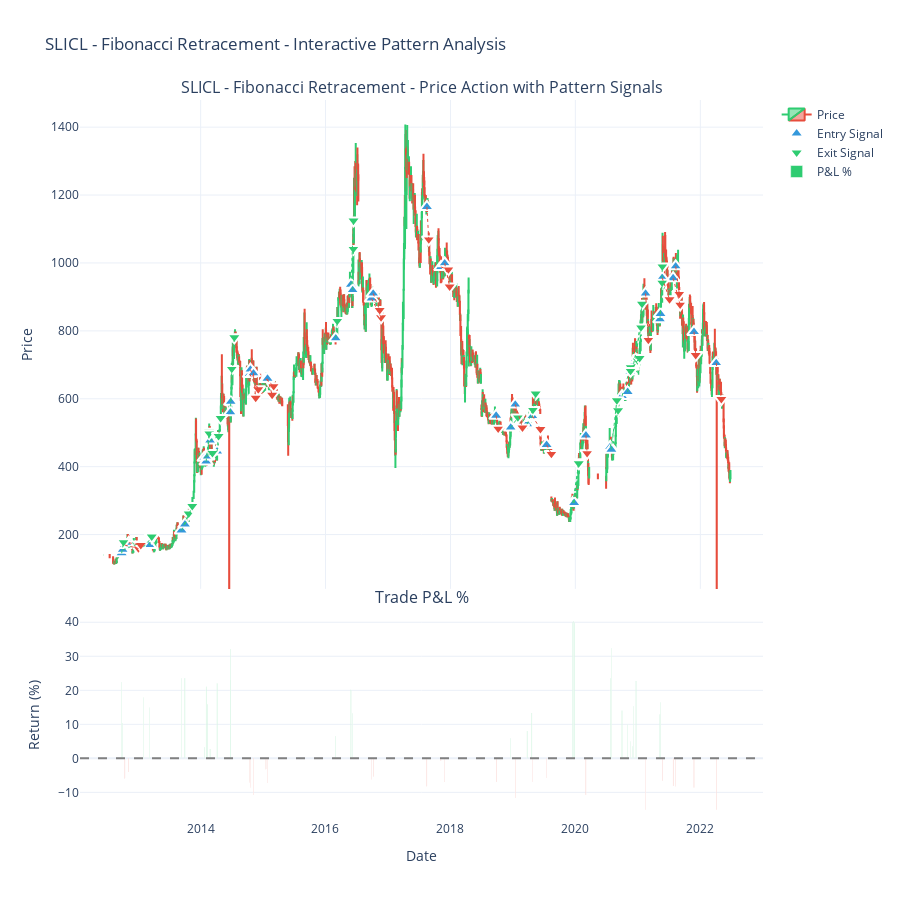

The notebook cell this image was saved under:
### Markdown cell above
## Pattern Visualization Features

The `visualize_backtest_results` function now includes:

1. **Statistical Summary Charts** - Win/loss distribution, P&L histograms, cumulative returns
2. **Interactive Price Chart** (NEW!) - Plotly candlestick chart with:
   - Entry signals marked with blue triangles
   - Exit signals marked with green (profit) or red (loss) triangles
   - Dotted lines connecting entry/exit points
   - P&L bar chart below the price action
   - Interactive zoom, pan, and hover features

This makes it easy to visually verify if the pattern detection is working correctly by seeing exactly where signals are generated on the actual price chart.

### Code cell
def detect_fibonacci_retracement_pattern(daily_df: pd.DataFrame, idx: int) -> Dict:
    """
    Detect Fibonacci retracement pattern:
    1. Identify a significant swing (uptrend or downtrend)
    2. Calculate Fibonacci retracement levels (23.6%, 38.2%, 50%, 61.8%, 78.6%)
    3. Detect price retracement to key Fibonacci level
    4. Look for bullish reversal signal at Fibonacci support
    
    Args:
        daily_df: Daily timeframe data
        idx: Current index in daily_df
        
    Returns:
        Dict with 'signal': bool, 'entry_price': float, 'stop_loss': float, 
        'take_profit': float, 'details': dict
    """
    
    # Need at least 30 candles to identify proper swing
    if idx < 30:
        return {'signal': False}
    
    # Look back to find significant swing
    lookback = 20
    swing_data = daily_df.iloc[max(0, idx - lookback):idx]
    
    # Find swing high and swing low in the lookback period
    swing_high_idx = swing_data['high'].idxmax()
    swing_low_idx = swing_data['low'].idxmin()
    
    swing_high = swing_data.loc[swing_high_idx, 'high']
    swing_low = swing_data.loc[swing_low_idx, 'low']
    
    # Calculate swing magnitude
    swing_magnitude = swing_high - swing_low
    
    # Require minimum 5% swing to be significant
    if swing_magnitude / swing_low < 0.05:
        return {'signal': False}
    
    # Determine if we had an uptrend (low before high) or downtrend
    # For bullish signal, we want uptrend followed by retracement
    if swing_low_idx > swing_high_idx:
        # Downtrend - not suitable for bullish entry
        return {'signal': False}
    
    # Calculate Fibonacci retracement levels
    fib_levels = {
        '0.0': swing_high,
        '0.236': swing_high - (swing_magnitude * 0.236),
        '0.382': swing_high - (swing_magnitude * 0.382),
        '0.500': swing_high - (swing_magnitude * 0.500),
        '0.618': swing_high - (swing_magnitude * 0.618),
        '0.786': swing_high - (swing_magnitude * 0.786),
        '1.0': swing_low
    }
    
    # Get current candle
    current_candle = daily_df.iloc[idx]
    current_price = current_candle['close']
    current_low = current_candle['low']
    
    # Check if price has retraced to a key Fibonacci level (38.2%, 50%, or 61.8%)
    key_fib_levels = [0.382, 0.500, 0.618]
    touched_fib_level = None
    fib_level_value = None
    
    # Allow 1% tolerance for hitting Fibonacci level
    tolerance = swing_magnitude * 0.01
    
    for fib in key_fib_levels:
        fib_price = fib_levels[f'{fib:.3f}']
        if abs(current_low - fib_price) <= tolerance or (current_low <= fib_price <= current_candle['high']):
            touched_fib_level = fib
            fib_level_value = fib_price
            break
    
    if touched_fib_level is None:
        return {'signal': False}
    
    # Look for bullish reversal signal (bullish candle at Fibonacci level)
    is_bullish = current_candle['close'] > current_candle['open']
    
    # Additional confirmation: check if previous candle was bearish (showing selling pressure before reversal)
    if idx > 0:
        prev_candle = daily_df.iloc[idx - 1]
        prev_was_bearish = prev_candle['close'] < prev_candle['open']
        
        # Stronger signal if we have bearish-to-bullish reversal
        if not (is_bullish and prev_was_bearish):
            return {'signal': False}
    else:
        if not is_bullish:
            return {'signal': False}
    
    # Check volume confirmation (if available)
    if 'Traded_Shares' in current_candle.index:
        avg_volume = daily_df.iloc[max(0, idx-10):idx]['Traded_Shares'].mean()
        if current_candle['Traded_Shares'] < avg_volume * 0.8:
            # Low volume - weak signal
            return {'signal': False}
    
    # Define entry, stop loss, and take profit
    entry_price = current_candle['close']
    
    # Stop loss: below the Fibonacci level or swing low
    stop_loss = min(fib_level_value * 0.98, swing_low * 0.99)
    
    # Take profit: target the swing high or next Fibonacci extension
    # Use risk-reward ratio of 1:2
    risk = entry_price - stop_loss
    take_profit = entry_price + (risk * 2)
    
    # Alternative: target swing high if it gives better R:R
    potential_tp_swing_high = swing_high * 0.99  # Slightly below swing high
    if potential_tp_swing_high > take_profit:
        take_profit = potential_tp_swing_high
    
    return {
        'signal': True,
        'entry_price': entry_price,
        'stop_loss': stop_loss,
        'take_profit': take_profit,
        'details': {
            'swing_high': swing_high,
            'swing_low': swing_low,
            'fib_level_touched': touched_fib_level,
            'fib_level_price': fib_level_value,
            'fib_0.236': fib_levels['0.236'],
            'fib_0.382': fib_levels['0.382'],
            'fib_0.500': fib_levels['0.500'],
            'fib_0.618': fib_levels['0.618'],
            'entry_date': current_candle['date']
        }
    }


# Example: Backtest Fibonacci Retracement Pattern

# Load stock data (reuse the data if already loaded)
if 'daily_df' not in locals() or daily_df.empty:
    daily_df = load_stock_data_from_hdfs(
        spark, 
        hdfs_base_path, 
        symbol_fib, 
        start_year=2012, 
        end_year=2022
    )
symbol_fib = stock_symbol
# Run backtest with Fibonacci pattern
print(f"\n{'='*80}")
print(f"BACKTESTING FIBONACCI RETRACEMENT PATTERN FOR {symbol_fib}")
print(f"{'='*80}")

trades_fib = backtest_pattern(
    daily_df, 
    detect_fibonacci_retracement_pattern,  # Use Fibonacci pattern function
    max_hold_days=30
)

# Visualize results
if trades_fib:
    results_fib_df = visualize_backtest_results(trades_fib, f"{symbol_fib} - Fibonacci Retracement", daily_df)
    
    # Display detailed results
    print("\n" + "="*100)
    print("FIRST 10 FIBONACCI PATTERN TRADES")
    print("="*100)
    display(results_fib_df[['entry_date', 'exit_date', 'entry_price', 'exit_price', 
                            'pnl_pct', 'exit_reason']].head(10))
    
    # Show pattern-specific details
    print("\n" + "="*100)
    print("FIBONACCI LEVEL DETAILS FOR FIRST 5 TRADES")
    print("="*100)
    for i, trade in enumerate(trades_fib[:5]):
        details = trade['details']
        print(f"\nTrade {i+1}:")
        print(f"  Entry Date: {trade['entry_date']}")
        print(f"  Swing High: {details.get('swing_high', 'N/A'):.2f}")
        print(f"  Swing Low: {details.get('swing_low', 'N/A'):.2f}")
        print(f"  Fib Level Touched: {details.get('fib_level_touched', 'N/A'):.1%}")
        print(f"  Fib Price: {details.get('fib_level_price', 'N/A'):.2f}")
        print(f"  Entry Price: {trade['entry_price']:.2f}")
        print(f"  P&L: {trade['pnl_pct']:.2f}%")
    
    # Export to CSV if needed
    # results_fib_df.to_csv(f'{symbol_fib}_fibonacci_backtest_results.csv', index=False)
else:
    print("No trades found matching the Fibonacci retracement pattern criteria.")

### Figure 1 — Plotly figure (JSON) as saved in the notebook; plotly's stock layout.template omitted (floating-point values rounded to 4 significant figures; data arrays with more than 128 entries replaced by an {"elided": "..."} marker saying what was removed)
{"data": [{"close": {"elided": "2204 float values"}, "decreasing": {"line": {"color": "#e74c3c"}}, "high": {"elided": "2204 float values"}, "increasing": {"line": {"color": "#2ecc71"}}, "low": {"elided": "2204 float values"}, "name": "Price", "open": {"elided": "2204 float values"}, "type": "candlestick", "x": {"elided": "2204 str values"}, "xaxis": "x", "yaxis": "y"}, {"hovertemplate": "<b>Entry Signal</b><br>Date: %{x}<br>Price: %{y:.2f}<extra></extra>", "marker": {"color": "#3498db", "line": {"color": "white", "width": 2}, "size": 12, "symbol": "triangle-up"}, "mode": "markers", "name": "Entry Signal", "text": ["Entry: 145.00", "Entry: 155.00", "Entry: 169.00", "Entry: 176.00", "Entry: 163.00", "Entry: 169.00", "Entry: 212.00", "Entry: 230.00", "Entry: 426.00", "Entry: 415.00", "Entry: 430.00", "Entry: 477.00", "Entry: 445.00", "Entry: 560.00", "Entry: 591.00", "Entry: 673.00", "Entry: 686.00", "Entry: 675.00", "Entry: 658.00", "Entry: 659.00", "Entry: 778.00", "Entry: 936.00", "Entry: 920.00", "Entry: 895.00", "Entry: 910.00", "Entry: 1165.00", "Entry: 988.00", "Entry: 999.00", "Entry: 550.00", "Entry: 515.00", "Entry: 583.00", "Entry: 525.00", "Entry: 543.00", "Entry: 549.00", "Entry: 464.00", "Entry: 293.00", "Entry: 294.00", "Entry: 293.00", "Entry: 492.00", "Entry: 458.00", "Entry: 450.00", "Entry: 608.00", "Entry: 620.00", "Entry: 680.00", "Entry: 695.00", "Entry: 703.00", "Entry: 717.00", "Entry: 910.00", "Entry: 834.00", "Entry: 850.00", "Entry: 956.00", "Entry: 955.00", "Entry: 990.00", "Entry: 797.00", "Entry: 705.00"], "type": "scatter", "x": ["2012-09-26T00:00:00.000000000", "2012-10-02T00:00:00.000000000", "2012-10-15T00:00:00.000000000", "2012-11-07T00:00:00.000000000", "2013-01-31T00:00:00.000000000", "2013-03-07T00:00:00.000000000", "2013-09-11T00:00:00.000000000", "2013-10-01T00:00:00.000000000", "2014-01-22T00:00:00.000000000", "2014-02-02T00:00:00.000000000", "2014-02-12T00:00:00.000000000", "2014-02-25T00:00:00.000000000", "2014-04-07T00:00:00.000000000", "2014-06-24T00:00:00.000000000", "2014-06-26T00:00:00.000000000", "2014-10-15T00:00:00.000000000", "2014-10-19T00:00:00.000000000", "2014-11-06T00:00:00.000000000", "2015-01-18T00:00:00.000000000", "2015-01-27T00:00:00.000000000", "2016-03-01T00:00:00.000000000", "2016-05-29T00:00:00.000000000", "2016-06-08T00:00:00.000000000", "2016-09-26T00:00:00.000000000", "2016-10-06T00:00:00.000000000", "2017-08-16T00:00:00.000000000", "2017-11-06T00:00:00.000000000", "2017-11-28T00:00:00.000000000", "2018-09-25T00:00:00.000000000", "2018-12-19T00:00:00.000000000", "2019-01-15T00:00:00.000000000", "2019-03-25T00:00:00.000000000", "2019-04-22T00:00:00.000000000", "2019-04-25T00:00:00.000000000", "2019-07-17T00:00:00.000000000", "2019-12-17T00:00:00.000000000", "2019-12-23T00:00:00.000000000", "2019-12-25T00:00:00.000000000", "2020-03-03T00:00:00.000000000", "2020-07-23T00:00:00.000000000", "2020-07-30T00:00:00.000000000", "2020-09-30T00:00:00.000000000", "2020-11-02T00:00:00.000000000", "2020-11-18T00:00:00.000000000", "2020-11-30T00:00:00.000000000", "2020-12-07T00:00:00.000000000", "2020-12-21T00:00:00.000000000", "2021-02-15T00:00:00.000000000", "2021-05-10T00:00:00.000000000", "2021-05-13T00:00:00.000000000", "2021-05-23T00:00:00.000000000", "2021-07-26T00:00:00.000000000", "2021-08-10T00:00:00.000000000", "2021-11-25T00:00:00.000000000", "2022-04-04T00:00:00.000000000"], "xaxis": "x", "y": [145.0, 155.0, 169.0, 176.0, 163.0, 169.0, 212.0, 230.0, 426.0, 415.0, 430.0, 477.0, 445.0, 560.0, 591.0, 673.0, 686.0, 675.0, 658.0, 659.0, 778.0, 936.0, 920.0, 895.0, 910.0, 1165.0, 988.0, 999.0, 550.0, 515.0, 583.0, 525.0, 543.0, 549.0, 464.0, 293.0, 294.0, 293.0, 492.0, 458.0, 450.0, 608.0, 620.0, 680.0, 695.0, 703.0, 717.0, 910.0, 834.0, 850.0, 956.0, 955.0, 990.0, 797.0, 705.0], "yaxis": "y"}, {"hovertemplate": "<b>Exit Signal</b><br>Date: %{x}<br>Price: %{y:.2f}<br>%{text}<extra></extra>", "marker": {"color": ["#2ecc71", "#2ecc71", "#e74c3c", "#e74c3c", "#2ecc71", "#2ecc71", "#2ecc71", "#2ecc71", "#2ecc71", "#2ecc71", "#2ecc71", "#2ecc71", "#2ecc71", "#2ecc71", "#2ecc71", "#e74c3c", "#e74c3c", "#e74c3c", "#e74c3c", "#e74c3c", "#2ecc71", "#2ecc71", "#2ecc71", "#e74c3c", "#e74c3c", "#e74c3c", "#e74c3c", "#e74c3c", "#e74c3c", "#2ecc71", "#e74c3c", "#2ecc71", "#2ecc71", "#e74c3c", "#e74c3c", "#2ecc71", "#2ecc71", "#2ecc71", "#e74c3c", "#2ecc71", "#2ecc71", "#2ecc71", "#2ecc71", "#2ecc71", "#2ecc71", "#2ecc71", "#2ecc71", "#e74c3c", "#2ecc71", "#2ecc71", "#e74c3c", "#e74c3c", "#e74c3c", "#e74c3c", "#e74c3c"], "line": {"color": "white", "width": 2}, "size": 12, "symbol": "triangle-down"}, "mode": "markers", "name": "Exit Signal", "text": ["Exit: 177.60<br>P&L: 22.48%", "Exit: 171.00<br>P&L: 10.32%", "Exit: 159.00<br>P&L: -5.92%", "Exit: 169.00<br>P&L: -3.98%", "Exit: 192.00<br>P&L: 17.79%", "Exit: 194.16<br>P&L: 14.89%", "Exit: 261.78<br>P&L: 23.48%", "Exit: 284.10<br>P&L: 23.52%", "Exit: 440.00<br>P&L: 3.29%", "Exit: 502.50<br>P&L: 21.08%", "Exit: 498.00<br>P&L: 15.81%", "Exit: 490.00<br>P&L: 2.73%", "Exit: 543.00<br>P&L: 22.02%", "Exit: 688.02<br>P&L: 22.86%", "Exit: 781.02<br>P&L: 32.15%", "Exit: 626.00<br>P&L: -6.98%", "Exit: 628.00<br>P&L: -8.45%", "Exit: 602.91<br>P&L: -10.68%", "Exit: 637.00<br>P&L: -3.19%", "Exit: 611.82<br>P&L: -7.16%", "Exit: 829.20<br>P&L: 6.58%", "Exit: 1125.00<br>P&L: 20.19%", "Exit: 1041.36<br>P&L: 13.19%", "Exit: 840.00<br>P&L: -6.15%", "Exit: 861.30<br>P&L: -5.35%", "Exit: 1069.20<br>P&L: -8.22%", "Exit: 981.00<br>P&L: -0.71%", "Exit: 930.60<br>P&L: -6.85%", "Exit: 511.83<br>P&L: -6.94%", "Exit: 545.00<br>P&L: 5.83%", "Exit: 515.00<br>P&L: -11.66%", "Exit: 567.18<br>P&L: 8.03%", "Exit: 615.24<br>P&L: 13.30%", "Exit: 510.84<br>P&L: -6.95%", "Exit: 437.58<br>P&L: -5.69%", "Exit: 409.74<br>P&L: 39.84%", "Exit: 412.74<br>P&L: 40.39%", "Exit: 409.74<br>P&L: 39.84%", "Exit: 439.56<br>P&L: -10.66%", "Exit: 566.00<br>P&L: 23.58%", "Exit: 595.62<br>P&L: 32.36%", "Exit: 693.00<br>P&L: 13.98%", "Exit: 681.90<br>P&L: 9.98%", "Exit: 713.00<br>P&L: 4.85%", "Exit: 720.00<br>P&L: 3.60%", "Exit: 810.00<br>P&L: 15.22%", "Exit: 879.84<br>P&L: 22.71%", "Exit: 773.19<br>P&L: -15.03%", "Exit: 941.76<br>P&L: 12.92%", "Exit: 989.76<br>P&L: 16.44%", "Exit: 893.00<br>P&L: -6.59%", "Exit: 877.14<br>P&L: -8.15%", "Exit: 908.82<br>P&L: -8.20%", "Exit: 728.64<br>P&L: -8.58%", "Exit: 599.15<br>P&L: -15.01%"], "type": "scatter", "x": ["2012-10-07T00:00:00.000000000", "2012-12-23T00:00:00.000000000", "2013-01-02T00:00:00.000000000", "2013-01-16T00:00:00.000000000", "2013-03-21T00:00:00.000000000", "2013-03-21T00:00:00.000000000", "2013-10-23T00:00:00.000000000", "2013-11-13T00:00:00.000000000", "2014-03-11T00:00:00.000000000", "2014-02-20T00:00:00.000000000", "2014-02-20T00:00:00.000000000", "2014-04-16T00:00:00.000000000", "2014-04-28T00:00:00.000000000", "2014-07-02T00:00:00.000000000", "2014-07-17T00:00:00.000000000", "2014-12-02T00:00:00.000000000", "2014-12-04T00:00:00.000000000", "2014-11-19T00:00:00.000000000", "2015-03-04T00:00:00.000000000", "2015-02-23T00:00:00.000000000", "2016-03-10T00:00:00.000000000", "2016-06-13T00:00:00.000000000", "2016-06-12T00:00:00.000000000", "2016-11-21T00:00:00.000000000", "2016-11-13T00:00:00.000000000", "2017-08-27T00:00:00.000000000", "2017-12-20T00:00:00.000000000", "2017-12-27T00:00:00.000000000", "2018-10-07T00:00:00.000000000", "2019-01-30T00:00:00.000000000", "2019-02-26T00:00:00.000000000", "2019-04-28T00:00:00.000000000", "2019-05-14T00:00:00.000000000", "2019-06-11T00:00:00.000000000", "2019-08-14T00:00:00.000000000", "2020-01-21T00:00:00.000000000", "2020-01-21T00:00:00.000000000", "2020-01-21T00:00:00.000000000", "2020-03-10T00:00:00.000000000", "2020-09-07T00:00:00.000000000", "2020-08-31T00:00:00.000000000", "2020-11-19T00:00:00.000000000", "2020-11-19T00:00:00.000000000", "2020-12-30T00:00:00.000000000", "2021-01-11T00:00:00.000000000", "2021-01-19T00:00:00.000000000", "2021-01-25T00:00:00.000000000", "2021-03-03T00:00:00.000000000", "2021-05-23T00:00:00.000000000", "2021-05-24T00:00:00.000000000", "2021-07-05T00:00:00.000000000", "2021-09-05T00:00:00.000000000", "2021-08-31T00:00:00.000000000", "2021-12-05T00:00:00.000000000", "2022-05-04T00:00:00.000000000"], "xaxis": "x", "y": [177.6, 171.0, 159.0, 169.0, 192.0, 194.2, 261.8, 284.1, 440.0, 502.5, 498.0, 490.0, 543.0, 688.0, 781.0, 626.0, 628.0, 602.9, 637.0, 611.8, 829.2, 1125.0, 1041.0, 840.0, 861.3, 1069.0, 981.0, 930.6, 511.8, 545.0, 515.0, 567.2, 615.2, 510.8, 437.6, 409.7, 412.7, 409.7, 439.6, 566.0, 595.6, 693.0, 681.9, 713.0, 720.0, 810.0, 879.8, 773.2, 941.8, 989.8, 893.0, 877.1, 908.8, 728.6, 599.1], "yaxis": "y"}, {"hoverinfo": "skip", "line": {"color": "#2ecc71", "dash": "dot", "width": 1}, "mode": "lines", "showlegend": false, "type": "scatter", "x": ["2012-09-26T00:00:00", "2012-10-07T00:00:00"], "xaxis": "x", "y": [145, 177.6], "yaxis": "y"}, {"hoverinfo": "skip", "line": {"color": "#2ecc71", "dash": "dot", "width": 1}, "mode": "lines", "showlegend": false, "type": "scatter", "x": ["2012-10-02T00:00:00", "2012-12-23T00:00:00"], "xaxis": "x", "y": [155, 171], "yaxis": "y"}, {"hoverinfo": "skip", "line": {"color": "#e74c3c", "dash": "dot", "width": 1}, "mode": "lines", "showlegend": false, "type": "scatter", "x": ["2012-10-15T00:00:00", "2013-01-02T00:00:00"], "xaxis": "x", "y": [169, 159], "yaxis": "y"}, {"hoverinfo": "skip", "line": {"color": "#e74c3c", "dash": "dot", "width": 1}, "mode": "lines", "showlegend": false, "type": "scatter", "x": ["2012-11-07T00:00:00", "2013-01-16T00:00:00"], "xaxis": "x", "y": [176, 169], "yaxis": "y"}, {"hoverinfo": "skip", "line": {"color": "#2ecc71", "dash": "dot", "width": 1}, "mode": "lines", "showlegend": false, "type": "scatter", "x": ["2013-01-31T00:00:00", "2013-03-21T00:00:00"], "xaxis": "x", "y": [163, 192], "yaxis": "y"}, {"hoverinfo": "skip", "line": {"color": "#2ecc71", "dash": "dot", "width": 1}, "mode": "lines", "showlegend": false, "type": "scatter", "x": ["2013-03-07T00:00:00", "2013-03-21T00:00:00"], "xaxis": "x", "y": [169, 194.2], "yaxis": "y"}, {"hoverinfo": "skip", "line": {"color": "#2ecc71", "dash": "dot", "width": 1}, "mode": "lines", "showlegend": false, "type": "scatter", "x": ["2013-09-11T00:00:00", "2013-10-23T00:00:00"], "xaxis": "x", "y": [212, 261.8], "yaxis": "y"}, {"hoverinfo": "skip", "line": {"color": "#2ecc71", "dash": "dot", "width": 1}, "mode": "lines", "showlegend": false, "type": "scatter", "x": ["2013-10-01T00:00:00", "2013-11-13T00:00:00"], "xaxis": "x", "y": [230, 284.1], "yaxis": "y"}, {"hoverinfo": "skip", "line": {"color": "#2ecc71", "dash": "dot", "width": 1}, "mode": "lines", "showlegend": false, "type": "scatter", "x": ["2014-01-22T00:00:00", "2014-03-11T00:00:00"], "xaxis": "x", "y": [426, 440], "yaxis": "y"}, {"hoverinfo": "skip", "line": {"color": "#2ecc71", "dash": "dot", "width": 1}, "mode": "lines", "showlegend": false, "type": "scatter", "x": ["2014-02-02T00:00:00", "2014-02-20T00:00:00"], "xaxis": "x", "y": [415, 502.5], "yaxis": "y"}, {"hoverinfo": "skip", "line": {"color": "#2ecc71", "dash": "dot", "width": 1}, "mode": "lines", "showlegend": false, "type": "scatter", "x": ["2014-02-12T00:00:00", "2014-02-20T00:00:00"], "xaxis": "x", "y": [430, 498], "yaxis": "y"}, {"hoverinfo": "skip", "line": {"color": "#2ecc71", "dash": "dot", "width": 1}, "mode": "lines", "showlegend": false, "type": "scatter", "x": ["2014-02-25T00:00:00", "2014-04-16T00:00:00"], "xaxis": "x", "y": [477, 490], "yaxis": "y"}, {"hoverinfo": "skip", "line": {"color": "#2ecc71", "dash": "dot", "width": 1}, "mode": "lines", "showlegend": false, "type": "scatter", "x": ["2014-04-07T00:00:00", "2014-04-28T00:00:00"], "xaxis": "x", "y": [445, 543], "yaxis": "y"}, {"hoverinfo": "skip", "line": {"color": "#2ecc71", "dash": "dot", "width": 1}, "mode": "lines", "showlegend": false, "type": "scatter", "x": ["2014-06-24T00:00:00", "2014-07-02T00:00:00"], "xaxis": "x", "y": [560, 688.0], "yaxis": "y"}, {"hoverinfo": "skip", "line": {"color": "#2ecc71", "dash": "dot", "width": 1}, "mode": "lines", "showlegend": false, "type": "scatter", "x": ["2014-06-26T00:00:00", "2014-07-17T00:00:00"], "xaxis": "x", "y": [591, 781.0], "yaxis": "y"}, {"hoverinfo": "skip", "line": {"color": "#e74c3c", "dash": "dot", "width": 1}, "mode": "lines", "showlegend": false, "type": "scatter", "x": ["2014-10-15T00:00:00", "2014-12-02T00:00:00"], "xaxis": "x", "y": [673, 626], "yaxis": "y"}, {"hoverinfo": "skip", "line": {"color": "#e74c3c", "dash": "dot", "width": 1}, "mode": "lines", "showlegend": false, "type": "scatter", "x": ["2014-10-19T00:00:00", "2014-12-04T00:00:00"], "xaxis": "x", "y": [686, 628], "yaxis": "y"}, {"hoverinfo": "skip", "line": {"color": "#e74c3c", "dash": "dot", "width": 1}, "mode": "lines", "showlegend": false, "type": "scatter", "x": ["2014-11-06T00:00:00", "2014-11-19T00:00:00"], "xaxis": "x", "y": [675, 602.9], "yaxis": "y"}, {"hoverinfo": "skip", "line": {"color": "#e74c3c", "dash": "dot", "width": 1}, "mode": "lines", "showlegend": false, "type": "scatter", "x": ["2015-01-18T00:00:00", "2015-03-04T00:00:00"], "xaxis": "x", "y": [658, 637], "yaxis": "y"}, {"hoverinfo": "skip", "line": {"color": "#e74c3c", "dash": "dot", "width": 1}, "mode": "lines", "showlegend": false, "type": "scatter", "x": ["2015-01-27T00:00:00", "2015-02-23T00:00:00"], "xaxis": "x", "y": [659, 611.8], "yaxis": "y"}, {"hoverinfo": "skip", "line": {"color": "#2ecc71", "dash": "dot", "width": 1}, "mode": "lines", "showlegend": false, "type": "scatter", "x": ["2016-03-01T00:00:00", "2016-03-10T00:00:00"], "xaxis": "x", "y": [778, 829.2], "yaxis": "y"}, {"hoverinfo": "skip", "line": {"color": "#2ecc71", "dash": "dot", "width": 1}, "mode": "lines", "showlegend": false, "type": "scatter", "x": ["2016-05-29T00:00:00", "2016-06-13T00:00:00"], "xaxis": "x", "y": [936, 1125], "yaxis": "y"}, {"hoverinfo": "skip", "line": {"color": "#2ecc71", "dash": "dot", "width": 1}, "mode": "lines", "showlegend": false, "type": "scatter", "x": ["2016-06-08T00:00:00", "2016-06-12T00:00:00"], "xaxis": "x", "y": [920, 1041.0], "yaxis": "y"}, {"hoverinfo": "skip", "line": {"color": "#e74c3c", "dash": "dot", "width": 1}, "mode": "lines", "showlegend": false, "type": "scatter", "x": ["2016-09-26T00:00:00", "2016-11-21T00:00:00"], "xaxis": "x", "y": [895, 840], "yaxis": "y"}, {"hoverinfo": "skip", "line": {"color": "#e74c3c", "dash": "dot", "width": 1}, "mode": "lines", "showlegend": false, "type": "scatter", "x": ["2016-10-06T00:00:00", "2016-11-13T00:00:00"], "xaxis": "x", "y": [910, 861.3], "yaxis": "y"}, {"hoverinfo": "skip", "line": {"color": "#e74c3c", "dash": "dot", "width": 1}, "mode": "lines", "showlegend": false, "type": "scatter", "x": ["2017-08-16T00:00:00", "2017-08-27T00:00:00"], "xaxis": "x", "y": [1165, 1069.0], "yaxis": "y"}, {"hoverinfo": "skip", "line": {"color": "#e74c3c", "dash": "dot", "width": 1}, "mode": "lines", "showlegend": false, "type": "scatter", "x": ["2017-11-06T00:00:00", "2017-12-20T00:00:00"], "xaxis": "x", "y": [988, 981], "yaxis": "y"}, {"hoverinfo": "skip", "line": {"color": "#e74c3c", "dash": "dot", "width": 1}, "mode": "lines", "showlegend": false, "type": "scatter", "x": ["2017-11-28T00:00:00", "2017-12-27T00:00:00"], "xaxis": "x", "y": [999, 930.6], "yaxis": "y"}, {"hoverinfo": "skip", "line": {"color": "#e74c3c", "dash": "dot", "width": 1}, "mode": "lines", "showlegend": false, "type": "scatter", "x": ["2018-09-25T00:00:00", "2018-10-07T00:00:00"], "xaxis": "x", "y": [550, 511.8], "yaxis": "y"}, {"hoverinfo": "skip", "line": {"color": "#2ecc71", "dash": "dot", "width": 1}, "mode": "lines", "showlegend": false, "type": "scatter", "x": ["2018-12-19T00:00:00", "2019-01-30T00:00:00"], "xaxis": "x", "y": [515, 545], "yaxis": "y"}, {"hoverinfo": "skip", "line": {"color": "#e74c3c", "dash": "dot", "width": 1}, "mode": "lines", "showlegend": false, "type": "scatter", "x": ["2019-01-15T00:00:00", "2019-02-26T00:00:00"], "xaxis": "x", "y": [583, 515], "yaxis": "y"}, {"hoverinfo": "skip", "line": {"color": "#2ecc71", "dash": "dot", "width": 1}, "mode": "lines", "showlegend": false, "type": "scatter", "x": ["2019-03-25T00:00:00", "2019-04-28T00:00:00"], "xaxis": "x", "y": [525, 567.2], "yaxis": "y"}, {"hoverinfo": "skip", "line": {"color": "#2ecc71", "dash": "dot", "width": 1}, "mode": "lines", "showlegend": false, "type": "scatter", "x": ["2019-04-22T00:00:00", "2019-05-14T00:00:00"], "xaxis": "x", "y": [543, 615.2], "yaxis": "y"}, {"hoverinfo": "skip", "line": {"color": "#e74c3c", "dash": "dot", "width": 1}, "mode": "lines", "showlegend": false, "type": "scatter", "x": ["2019-04-25T00:00:00", "2019-06-11T00:00:00"], "xaxis": "x", "y": [549, 510.8], "yaxis": "y"}, {"hoverinfo": "skip", "line": {"color": "#e74c3c", "dash": "dot", "width": 1}, "mode": "lines", "showlegend": false, "type": "scatter", "x": ["2019-07-17T00:00:00", "2019-08-14T00:00:00"], "xaxis": "x", "y": [464, 437.6], "yaxis": "y"}, {"hoverinfo": "skip", "line": {"color": "#2ecc71", "dash": "dot", "width": 1}, "mode": "lines", "showlegend": false, "type": "scatter", "x": ["2019-12-17T00:00:00", "2020-01-21T00:00:00"], "xaxis": "x", "y": [293, 409.7], "yaxis": "y"}, {"hoverinfo": "skip", "line": {"color": "#2ecc71", "dash": "dot", "width": 1}, "mode": "lines", "showlegend": false, "type": "scatter", "x": ["2019-12-23T00:00:00", "2020-01-21T00:00:00"], "xaxis": "x", "y": [294, 412.7], "yaxis": "y"}, {"hoverinfo": "skip", "line": {"color": "#2ecc71", "dash": "dot", "width": 1}, "mode": "lines", "showlegend": false, "type": "scatter", "x": ["2019-12-25T00:00:00", "2020-01-21T00:00:00"], "xaxis": "x", "y": [293, 409.7], "yaxis": "y"}, {"hoverinfo": "skip", "line": {"color": "#e74c3c", "dash": "dot", "width": 1}, "mode": "lines", "showlegend": false, "type": "scatter", "x": ["2020-03-03T00:00:00", "2020-03-10T00:00:00"], "xaxis": "x", "y": [492, 439.6], "yaxis": "y"}, {"hoverinfo": "skip", "line": {"color": "#2ecc71", "dash": "dot", "width": 1}, "mode": "lines", "showlegend": false, "type": "scatter", "x": ["2020-07-23T00:00:00", "2020-09-07T00:00:00"], "xaxis": "x", "y": [458, 566], "yaxis": "y"}, {"hoverinfo": "skip", "line": {"color": "#2ecc71", "dash": "dot", "width": 1}, "mode": "lines", "showlegend": false, "type": "scatter", "x": ["2020-07-30T00:00:00", "2020-08-31T00:00:00"], "xaxis": "x", "y": [450, 595.6], "yaxis": "y"}, {"hoverinfo": "skip", "line": {"color": "#2ecc71", "dash": "dot", "width": 1}, "mode": "lines", "showlegend": false, "type": "scatter", "x": ["2020-09-30T00:00:00", "2020-11-19T00:00:00"], "xaxis": "x", "y": [608, 693], "yaxis": "y"}, {"hoverinfo": "skip", "line": {"color": "#2ecc71", "dash": "dot", "width": 1}, "mode": "lines", "showlegend": false, "type": "scatter", "x": ["2020-11-02T00:00:00", "2020-11-19T00:00:00"], "xaxis": "x", "y": [620, 681.9], "yaxis": "y"}, {"hoverinfo": "skip", "line": {"color": "#2ecc71", "dash": "dot", "width": 1}, "mode": "lines", "showlegend": false, "type": "scatter", "x": ["2020-11-18T00:00:00", "2020-12-30T00:00:00"], "xaxis": "x", "y": [680, 713], "yaxis": "y"}, {"hoverinfo": "skip", "line": {"color": "#2ecc71", "dash": "dot", "width": 1}, "mode": "lines", "showlegend": false, "type": "scatter", "x": ["2020-11-30T00:00:00", "2021-01-11T00:00:00"], "xaxis": "x", "y": [695, 720], "yaxis": "y"}, {"hoverinfo": "skip", "line": {"color": "#2ecc71", "dash": "dot", "width": 1}, "mode": "lines", "showlegend": false, "type": "scatter", "x": ["2020-12-07T00:00:00", "2021-01-19T00:00:00"], "xaxis": "x", "y": [703, 810], "yaxis": "y"}, {"hoverinfo": "skip", "line": {"color": "#2ecc71", "dash": "dot", "width": 1}, "mode": "lines", "showlegend": false, "type": "scatter", "x": ["2020-12-21T00:00:00", "2021-01-25T00:00:00"], "xaxis": "x", "y": [717, 879.8], "yaxis": "y"}, {"hoverinfo": "skip", "line": {"color": "#e74c3c", "dash": "dot", "width": 1}, "mode": "lines", "showlegend": false, "type": "scatter", "x": ["2021-02-15T00:00:00", "2021-03-03T00:00:00"], "xaxis": "x", "y": [910, 773.2], "yaxis": "y"}, {"hoverinfo": "skip", "line": {"color": "#2ecc71", "dash": "dot", "width": 1}, "mode": "lines", "showlegend": false, "type": "scatter", "x": ["2021-05-10T00:00:00", "2021-05-23T00:00:00"], "xaxis": "x", "y": [834, 941.8], "yaxis": "y"}, {"hoverinfo": "skip", "line": {"color": "#2ecc71", "dash": "dot", "width": 1}, "mode": "lines", "showlegend": false, "type": "scatter", "x": ["2021-05-13T00:00:00", "2021-05-24T00:00:00"], "xaxis": "x", "y": [850, 989.8], "yaxis": "y"}, {"hoverinfo": "skip", "line": {"color": "#e74c3c", "dash": "dot", "width": 1}, "mode": "lines", "showlegend": false, "type": "scatter", "x": ["2021-05-23T00:00:00", "2021-07-05T00:00:00"], "xaxis": "x", "y": [956, 893], "yaxis": "y"}, {"hoverinfo": "skip", "line": {"color": "#e74c3c", "dash": "dot", "width": 1}, "mode": "lines", "showlegend": false, "type": "scatter", "x": ["2021-07-26T00:00:00", "2021-09-05T00:00:00"], "xaxis": "x", "y": [955, 877.1], "yaxis": "y"}, {"hoverinfo": "skip", "line": {"color": "#e74c3c", "dash": "dot", "width": 1}, "mode": "lines", "showlegend": false, "type": "scatter", "x": ["2021-08-10T00:00:00", "2021-08-31T00:00:00"], "xaxis": "x", "y": [990, 908.8], "yaxis": "y"}, {"hoverinfo": "skip", "line": {"color": "#e74c3c", "dash": "dot", "width": 1}, "mode": "lines", "showlegend": false, "type": "scatter", "x": ["2021-11-25T00:00:00", "2021-12-05T00:00:00"], "xaxis": "x", "y": [797, 728.6], "yaxis": "y"}, {"hoverinfo": "skip", "line": {"color": "#e74c3c", "dash": "dot", "width": 1}, "mode": "lines", "showlegend": false, "type": "scatter", "x": ["2022-04-04T00:00:00", "2022-05-04T00:00:00"], "xaxis": "x", "y": [705, 599.1], "yaxis": "y"}, {"hovertemplate": "<b>Trade P&L</b><br>Entry: %{x}<br>Return: %{y:.2f}%<extra></extra>", "marker": {"color": ["#2ecc71", "#2ecc71", "#e74c3c", "#e74c3c", "#2ecc71", "#2ecc71", "#2ecc71", "#2ecc71", "#2ecc71", "#2ecc71", "#2ecc71", "#2ecc71", "#2ecc71", "#2ecc71", "#2ecc71", "#e74c3c", "#e74c3c", "#e74c3c", "#e74c3c", "#e74c3c", "#2ecc71", "#2ecc71", "#2ecc71", "#e74c3c", "#e74c3c", "#e74c3c", "#e74c3c", "#e74c3c", "#e74c3c", "#2ecc71", "#e74c3c", "#2ecc71", "#2ecc71", "#e74c3c", "#e74c3c", "#2ecc71", "#2ecc71", "#2ecc71", "#e74c3c", "#2ecc71", "#2ecc71", "#2ecc71", "#2ecc71", "#2ecc71", "#2ecc71", "#2ecc71", "#2ecc71", "#e74c3c", "#2ecc71", "#2ecc71", "#e74c3c", "#e74c3c", "#e74c3c", "#e74c3c", "#e74c3c"]}, "name": "P&L %", "text": ["22.5%", "10.3%", "-5.9%", "-4.0%", "17.8%", "14.9%", "23.5%", "23.5%", "3.3%", "21.1%", "15.8%", "2.7%", "22.0%", "22.9%", "32.2%", "-7.0%", "-8.5%", "-10.7%", "-3.2%", "-7.2%", "6.6%", "20.2%", "13.2%", "-6.1%", "-5.4%", "-8.2%", "-0.7%", "-6.8%", "-6.9%", "5.8%", "-11.7%", "8.0%", "13.3%", "-7.0%", "-5.7%", "39.8%", "40.4%", "39.8%", "-10.7%", "23.6%", "32.4%", "14.0%", "10.0%", "4.9%", "3.6%", "15.2%", "22.7%", "-15.0%", "12.9%", "16.4%", "-6.6%", "-8.2%", "-8.2%", "-8.6%", "-15.0%"], "type": "bar", "x": ["2012-09-26T00:00:00.000000000", "2012-10-02T00:00:00.000000000", "2012-10-15T00:00:00.000000000", "2012-11-07T00:00:00.000000000", "2013-01-31T00:00:00.000000000", "2013-03-07T00:00:00.000000000", "2013-09-11T00:00:00.000000000", "2013-10-01T00:00:00.000000000", "2014-01-22T00:00:00.000000000", "2014-02-02T00:00:00.000000000", "2014-02-12T00:00:00.000000000", "2014-02-25T00:00:00.000000000", "2014-04-07T00:00:00.000000000", "2014-06-24T00:00:00.000000000", "2014-06-26T00:00:00.000000000", "2014-10-15T00:00:00.000000000", "2014-10-19T00:00:00.000000000", "2014-11-06T00:00:00.000000000", "2015-01-18T00:00:00.000000000", "2015-01-27T00:00:00.000000000", "2016-03-01T00:00:00.000000000", "2016-05-29T00:00:00.000000000", "2016-06-08T00:00:00.000000000", "2016-09-26T00:00:00.000000000", "2016-10-06T00:00:00.000000000", "2017-08-16T00:00:00.000000000", "2017-11-06T00:00:00.000000000", "2017-11-28T00:00:00.000000000", "2018-09-25T00:00:00.000000000", "2018-12-19T00:00:00.000000000", "2019-01-15T00:00:00.000000000", "2019-03-25T00:00:00.000000000", "2019-04-22T00:00:00.000000000", "2019-04-25T00:00:00.000000000", "2019-07-17T00:00:00.000000000", "2019-12-17T00:00:00.000000000", "2019-12-23T00:00:00.000000000", "2019-12-25T00:00:00.000000000", "2020-03-03T00:00:00.000000000", "2020-07-23T00:00:00.000000000", "2020-07-30T00:00:00.000000000", "2020-09-30T00:00:00.000000000", "2020-11-02T00:00:00.000000000", "2020-11-18T00:00:00.000000000", "2020-11-30T00:00:00.000000000", "2020-12-07T00:00:00.000000000", "2020-12-21T00:00:00.000000000", "2021-02-15T00:00:00.000000000", "2021-05-10T00:00:00.000000000", "2021-05-13T00:00:00.000000000", "2021-05-23T00:00:00.000000000", "2021-07-26T00:00:00.000000000", "2021-08-10T00:00:00.000000000", "2021-11-25T00:00:00.000000000", "2022-04-04T00:00:00.000000000"], "xaxis": "x2", "y": [22.48, 10.32, -5.917, -3.977, 17.79, 14.89, 23.48, 23.52, 3.286, 21.08, 15.81, 2.725, 22.02, 22.86, 32.15, -6.984, -8.455, -10.68, -3.191, -7.159, 6.581, 20.19, 13.19, -6.145, -5.352, -8.223, -0.7085, -6.847, -6.94, 5.825, -11.66, 8.034, 13.3, -6.951, -5.694, 39.84, 40.39, 39.84, -10.66, 23.58, 32.36, 13.98, 9.984, 4.853, 3.597, 15.22, 22.71, -15.03, 12.92, 16.44, -6.59, -8.153, -8.2, -8.577, -15.01], "yaxis": "y2"}], "layout": {"annotations": [{"font": {"size": 16}, "showarrow": false, "text": "SLICL - Fibonacci Retracement - Price Action with Pattern Signals", "x": 0.5, "xanchor": "center", "xref": "paper", "y": 1.0, "yanchor": "bottom", "yref": "paper"}, {"font": {"size": 16}, "showarrow": false, "text": "Trade P&L %", "x": 0.5, "xanchor": "center", "xref": "paper", "y": 0.291, "yanchor": "bottom", "yref": "paper"}], "height": 900, "hovermode": "x unified", "shapes": [{"line": {"color": "gray", "dash": "dash"}, "type": "line", "x0": 0, "x1": 1, "xref": "x2 domain", "y0": 0, "y1": 0, "yref": "y2"}], "showlegend": true, "title": {"text": "SLICL - Fibonacci Retracement - Interactive Pattern Analysis"}, "xaxis": {"anchor": "y", "domain": [0, 1], "matches": "x2", "rangeslider": {"visible": false}, "showticklabels": false}, "xaxis2": {"anchor": "y2", "domain": [0, 1], "title": {"text": "Date"}}, "yaxis": {"anchor": "x", "domain": [0.321, 1.0], "title": {"text": "Price"}}, "yaxis2": {"anchor": "x2", "domain": [0, 0.291], "title": {"text": "Return (%)"}}}}
